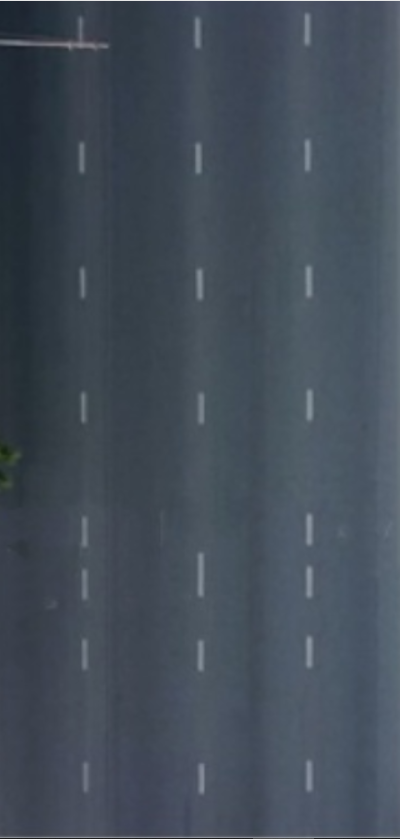
#> input picture mini project/images/f0.png, 400 x 839 px, found by its file name
$ python BTP.py
#> lines starting #> are read from the running program, lines starting #| are printed output that depends on the picture; after the words box and inside, x2 and y2 are one past the last pixel; in counts of white or black regions, pixels touching at a corner belong together; long printed decimals are rounded
import cv2
import numpy as np
a=cv2.imread("f0.png",cv2.IMREAD_GRAYSCALE)
#> a: shape (839, 400); min 27, max 231, mean 75.1
a=cv2.GaussianBlur(a,(5,5),0)
n=cv2.imread("f1.png",cv2.IMREAD_GRAYSCALE)
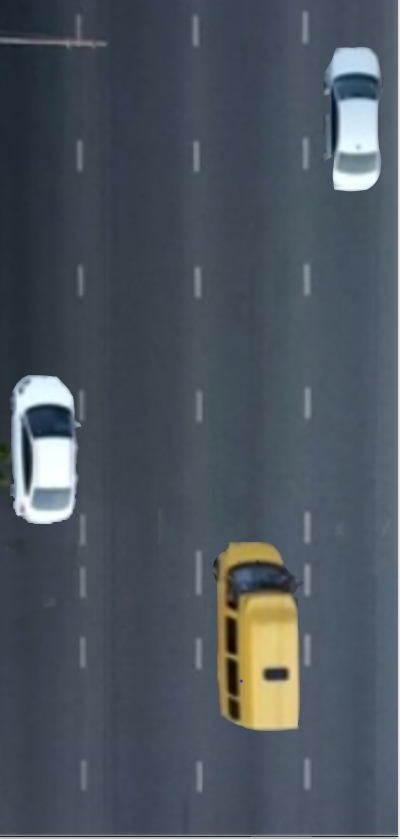
#> input picture mini project/images/f1.png, 400 x 839 px, found by its file name
#> n: shape (839, 400); min 0, max 254, mean 83.4
n=cv2.GaussianBlur(n,(5,5),0)
s=cv2.imread("f3.png",cv2.IMREAD_GRAYSCALE)
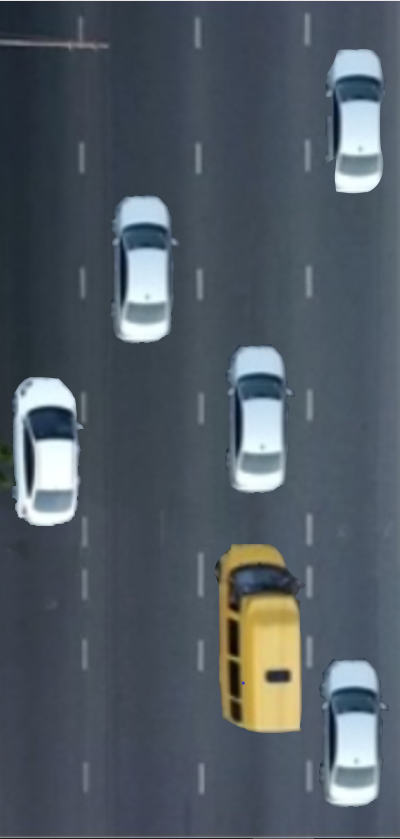
#> input picture mini project/images/f3.png, 400 x 839 px, found by its file name
#> s: shape (839, 400); min 0, max 254, mean 88.7
s=cv2.GaussianBlur(s,(5,5),0)
e=cv2.imread("f8.png",cv2.IMREAD_GRAYSCALE)
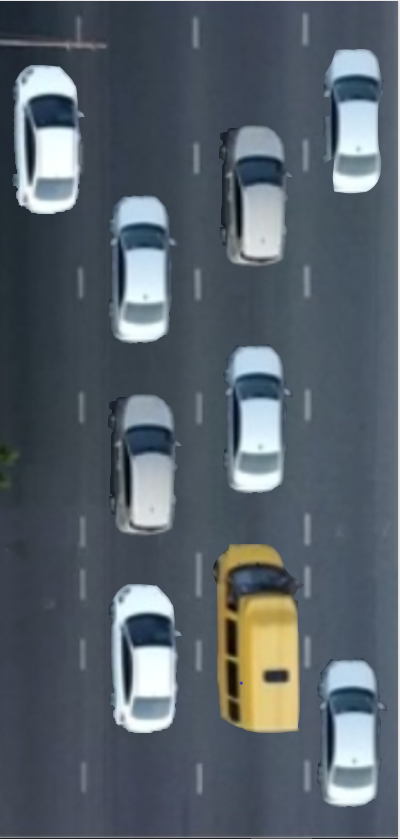
#> input picture mini project/images/f8.png, 400 x 839 px, found by its file name
#> e: shape (839, 400); min 0, max 254, mean 95.3
e=cv2.GaussianBlur(e,(5,5),0)
w=cv2.imread("f11.png",cv2.IMREAD_GRAYSCALE)
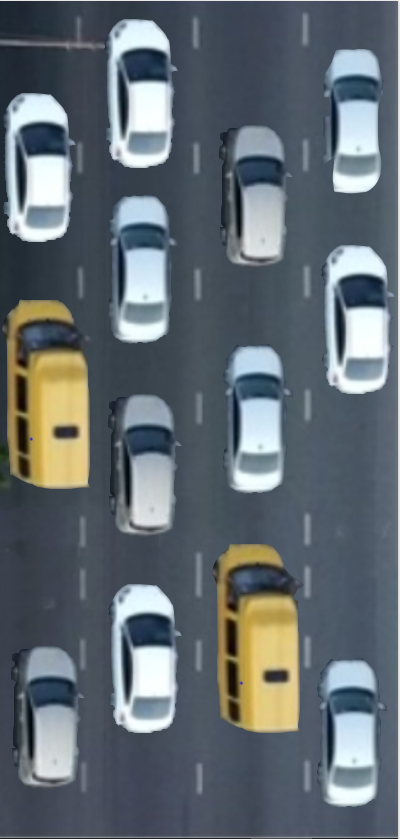
#> input picture mini project/images/f11.png, 400 x 839 px, found by its file name
#> w: shape (839, 400); min 0, max 254, mean 105.7
w=cv2.GaussianBlur(w,(5,5),0)

cn=cv2.absdiff(a,n)
_, cn=cv2.threshold(cn, 55,255, cv2.THRESH_BINARY)
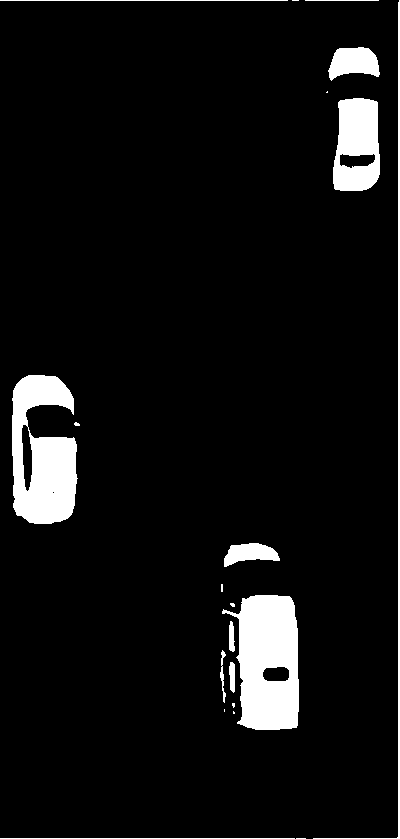
#> cn: shape (839, 400); 6.8% white; 21 white regions (9 under 20 px), largest, box (x1, y1, x2, y2) and area: (222, 595, 299, 730) 7375, (12, 375, 78, 524) 6869, (333, 98, 380, 191) 3437
cnw=np.sum(cn==255)
#> cnw = 22653
cnb=np.sum(cn==0)
#> cnb = 312947
cnr=(cnw/cnb)*307.71
#> cnr = 22.27
print("north",cnw,cnb,cnr)
#| north 22653 312947 22.274
cv2.imshow("NORTH",cn)
cs=cv2.absdiff(a,s)
_, cs=cv2.threshold(cs, 55,255, cv2.THRESH_BINARY)
#> cs: shape (839, 400); 10.6% white; 27 white regions (11 under 20 px), largest, box (x1, y1, x2, y2) and area: (224, 597, 301, 732) 7375, (14, 377, 80, 526) 6844, (116, 248, 170, 343) 4193
csw=np.sum(cs==255)
#> csw = 35662
csb=np.sum(cs==0)
#> csb = 299938
csr=(csw/csb)*307.71
#> csr = 36.59
print("south",csw,csb,csr)
#| south 35662 299938 36.586
cv2.imshow("SOUTH",cs)
ce=cv2.absdiff(a,e)
_, ce=cv2.threshold(ce, 55,255, cv2.THRESH_BINARY)
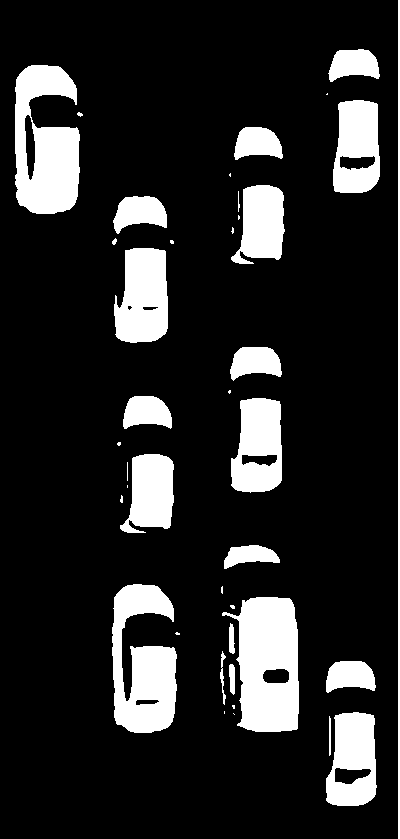
#> ce: shape (839, 400); 15.7% white; 40 white regions (17 under 20 px), largest, box (x1, y1, x2, y2) and area: (222, 597, 299, 732) 7373, (15, 65, 80, 214) 6932, (112, 584, 177, 733) 6504
cew=np.sum(ce==255)
#> cew = 52599
ceb=np.sum(ce==0)
#> ceb = 283001
cer=(cew/ceb)*307.71
#> cer = 57.19
print("east",cew,ceb,cer)
#| east 52599 283001 57.191
cv2.imshow("EAST",ce)
cw=cv2.absdiff(a,w)
_, cw=cv2.threshold(cw, 55,255, cv2.THRESH_BINARY)
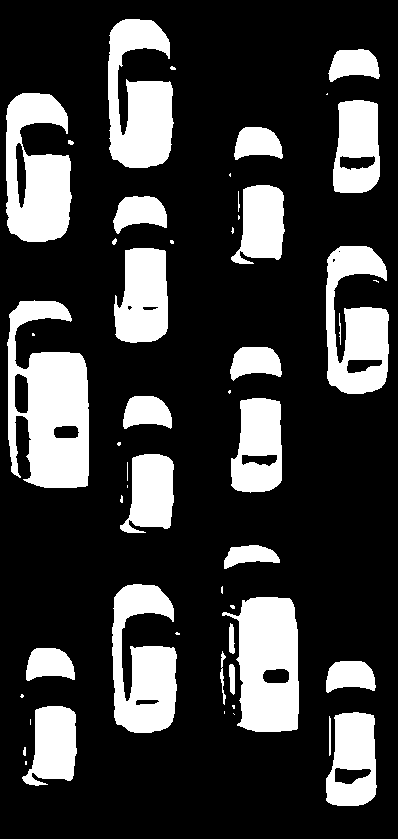
#> cw: shape (839, 400); 23.8% white; 53 white regions (22 under 20 px), largest, box (x1, y1, x2, y2) and area: (7, 300, 89, 488) 10083, (222, 597, 299, 732) 7373, (6, 93, 72, 242) 6970
cww=np.sum(cw==255)
#> cww = 79936
cwb=np.sum(cw==0)
#> cwb = 255664
cwr=(cww/cwb)*307.71
#> cwr = 96.21
print("west",cww,cwb,cwr)
#| west 79936 255664 96.209
cv2.imshow("WEST",cw)
xx=[cnr,csr,cer,cwr]
#> xx = [22.27, 36.59, 57.19, 96.21]
yy=["NORTH","SOUTH","EAST","WEST"]
print(xx)
#| [22.274, 36.586, 57.191, 96.209]
print("TIME ALLOTED ")
for i in range(0,4):
    aa=xx.index(max(xx))
    t=round((.0049*xx[aa]*xx[aa]+0.714*xx[aa]+2.01)/2)
    if t<10:
        t=10
    if t>60:
        t=60
    print(yy[aa],t)
    xx[aa]=0
#> this loop made 4 passes
#> aa on passes 1 to 4: 3, 2, 1, 0
#| WEST 58
#| EAST 29
#| SOUTH 17
#| NORTH 10
#> after the loop, xx = [0, 0, 0, 0]
